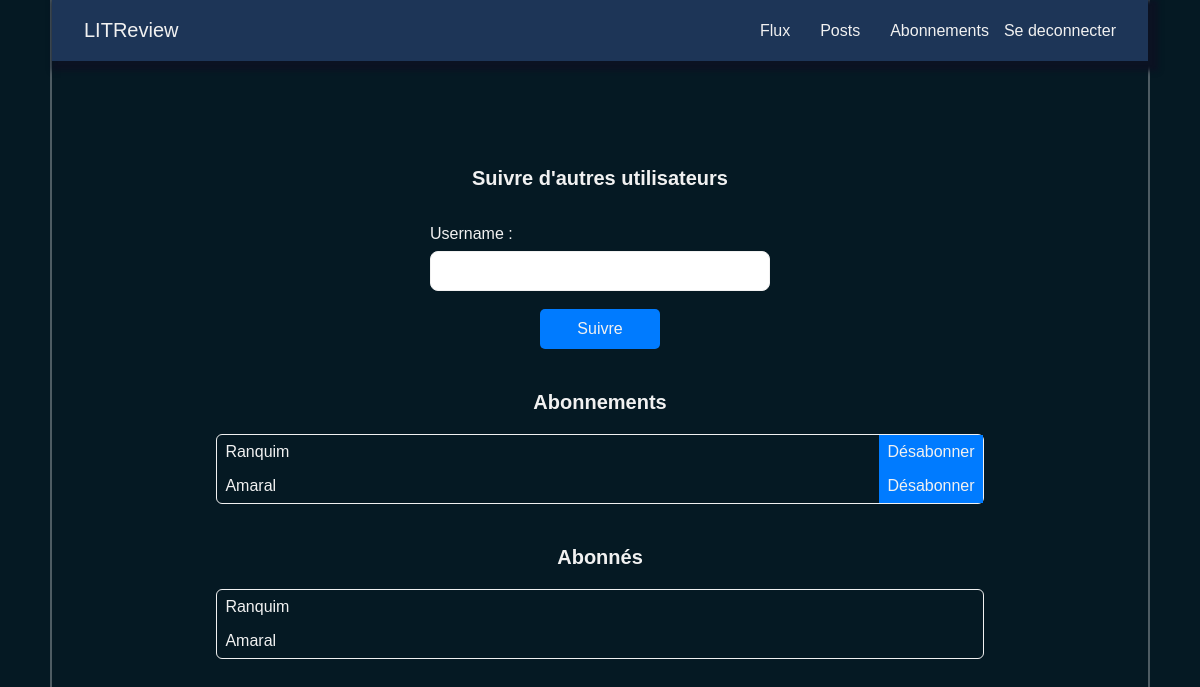
Before: /follower_user/ (signed in) with the older database file.
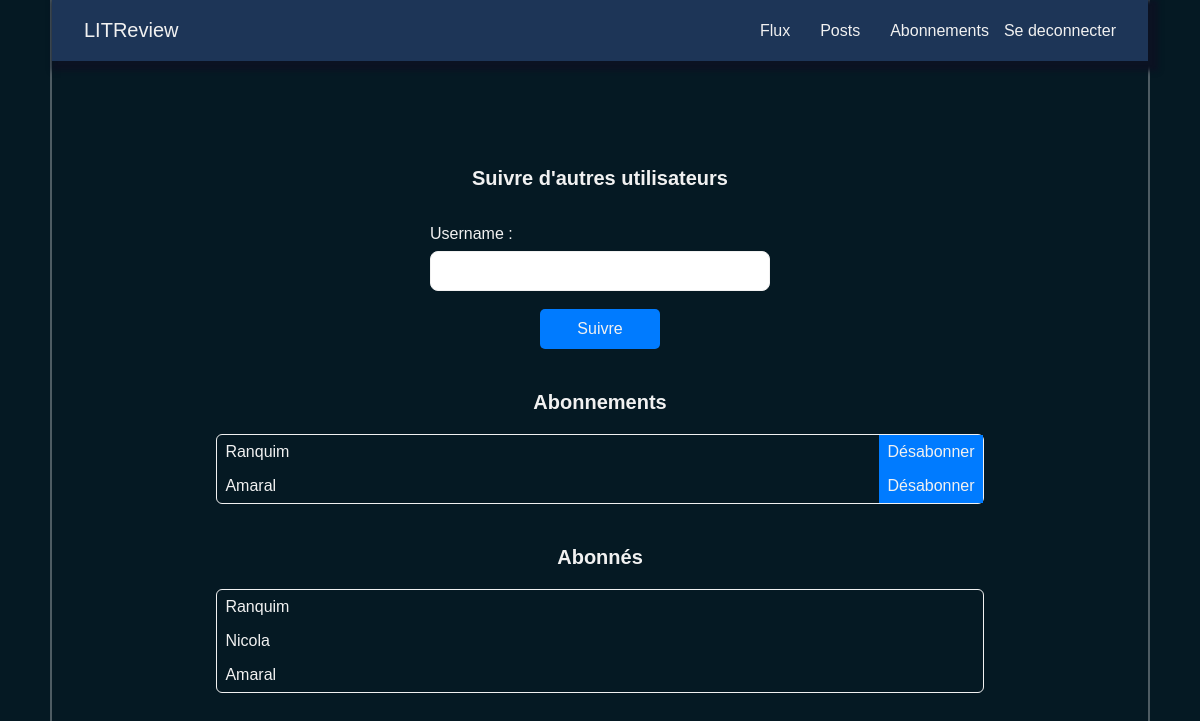
After: the same page with the newer database file.
### LITRevu/litrevu/models.py (models this page shows)
class UserFollows(models.Model):
    objects = None
    user = models.ForeignKey(settings.AUTH_USER_MODEL,
                             on_delete=models.CASCADE,
                             related_name='following')
    followed_user = models.ForeignKey(settings.AUTH_USER_MODEL,
                                      on_delete=models.CASCADE,
                                      related_name='followed_by')
    class Meta:
        unique_together = ('user', 'followed_user',)

### LITRevu/authentication/models.py (models this page shows)
class User(AbstractUser):
    CREATOR = 'CREATOR'
    SUBSCRIBER = 'SUBSCRIBER'
    ROLES_CHOICES = (
        (CREATOR, 'Createur'),
        (SUBSCRIBER, 'Abonné'),
    )
    profile_photo = models.ImageField(verbose_name='Photo de profile')
    role = models.CharField(max_length=30, choices=ROLES_CHOICES,
                            verbose_name='Rôle')

### LITRevu/litrevu/views.py (the view)
class FollowUserView(LoginRequiredMixin, CreateView):
    template_name = 'litrevu/follower_user.html'
    form_class = forms.FollowUserForm
    success_url = reverse_lazy('follower_user')
    def get_form_kwargs(self):
        kwargs = super(FollowUserView, self).get_form_kwargs()
        kwargs['user'] = self.request.user
        return kwargs
    def get_context_data(self, **kwargs):
        context = super().get_context_data(**kwargs)
        context['following'] = self.request.user.following.all()
        context['followed_users'] = self.request.user.followed_by.all()
        return context

### LITRevu/litrevu/forms.py (shortened to what this page needs)
class FollowUserForm(forms.ModelForm):
    username = forms.CharField(label='Username', max_length=100)
    class Meta:
        model = UserFollows
        fields = []
    def __init__(self, *args, **kwargs):
        self.user = kwargs.pop('user')
        super(FollowUserForm, self).__init__(*args, **kwargs)

### LITRevu/litrevu/templates/litrevu/follower_user.html (shortened to what this page needs)
{% extends "base.html" %}
{% block content %}
    <div class="container_followUser">
        <h2>Suivre d'autres utilisateurs</h2>
        <form method="post">
            {{ form.as_p }}
            <div class="button-content">
                <button type="submit">Suivre</button>
            </div>
        </form>
        <h2>Abonnements</h2>
        <ul>
            {% for user in following %}
                <div class="unfollow">
                    <li>{{ user.followed_user.username }}</li>
                    <a href="{% url 'unfollow_user' user_id=user.id %}">Désabonner</a>
                </div>
            {% endfor %}
        </ul>
        <h2>Abonnés</h2>
        <ul>
            {% for follower in followed_users %}
                <li>{{ follower.user.username }}</li>
            {% endfor %}
        </ul>
    </div>
{% endblock content %}

### LITRevu/templates/base.html (shortened to what this page needs)
{% load static %}
<html lang="en">
<head>
    <link rel="stylesheet" href="{% static 'app.css' %}">
</head>
<body>
    <div class="Content-menu-base">
      <nav class="title_page_base"><a href="{% url 'feed' %}">LITReview</a></nav>
      <div class="Content-menu-base_item">
        {% if user.is_authenticated %}
          <p><a href="{% url 'feed' %}">Flux</a></p>
          <p><a href="{% url 'page_post' %}">Posts</a></p>
          <p><a href="{% url 'follower_user' %}">Abonnements</a></p>
          <form method="post" action="{% url 'logout' %}">
            <div class="base_deconnecter">
              <button type="submit">Se deconnecter</button>
            </div>
          </form>
        {% endif %}
      </div>
    </div>
    <div class="main">
      {% block content %}{% endblock content %}
    </div>
</body>
</html>

### LITRevu/static/app.css (style rules this page uses)
body, html { color: #f1f1f1; margin: 0 auto; max-width: 1100px; background: #051923; border-right: 1px solid #f1f1f14f; border-left: 1px solid #f1f1f14f; font-family: Montserrat, Helvetica, sans-serif; }
.Content-menu-base { display: flex; align-items: center; justify-content: space-between; padding: 1.2rem 32px ; background-color: #1d3557; box-shadow: 5px 5px 5px 5px #0b1222; }
.Content-menu-base_item { display: flex; }
.Content-menu-base p a { color: #f1f1f1; margin: 0 15px; list-style: none; text-decoration: none; font-size: clamp(14px, 2vw, 16px); }
.title_page_base a { color: #f1f1f1; font-size: clamp(18px, 4vw, 20px); list-style: none; text-decoration: none; }
.base_deconnecter button { color: #f1f1f1; border: none; background: none; cursor: pointer; font-size: clamp(14px, 2vw, 16px); }
.delete_ticket h2, .container_login h2, .container_followUser h2, .contianer_createTicket h2, .contianer_create-review h2, .contianer_review h2 { text-align: center; padding: clamp(10px, 0%, 10px) 0 10px; font-size: clamp(16px, 2vw, 20px); }
#id_username, #id_password, .signup-containe, form p textarea, select, input { width: 340px; outline: none; margin: .5rem 0; padding: 10px 10px; border-radius: 8px; font-size: clamp(14px, 2vw, 16px); border: 1px solid #f1f1f1; }
.signup-button-content, .button-content { display: flex; justify-content: center; padding: clamp(10px, 0%, 20px) 0 0; }
.delete_ticket button, .container_followUser button, .contianer_createTicket button, .signup-button-content button, .contianer_review button, .contianer_create-review button, .container_login button { color: #f1f1f1; width: 120px; height: 40px; border: none; border-radius: 5px; background: #007bff; cursor: pointer; transition: .5s all; font-size: clamp(14px, 2vw, 16px); }
.container_followUser, .contianer_createTicket, .contianer_create-review, .contianer_review, .delete_ticket, .container_home { margin-top: 4rem; display: flex; flex-direction: column; align-items: center; justify-content: center; }
.container_home-item-ticket p, h2 { margin: 10px 0; }
.container_followUser form p label, .contianer_createTicket form p label, .contianer_create-review form p label, .contianer_review p label { display: flex; flex-direction: column; padding: 15px 0 0; }
.container_followUser h2 { margin-top: 2rem; }
.container_followUser ul { width: 70%; height: 20%; list-style: none; border-radius: 6px; border: 1px solid #f1f1f1; }
.container_followUser ul a { color: #f1f1f1; text-decoration: none; padding: 8px 8px; background: #007bff; transition: .5s all; }
.container_followUser ul li { padding: 8px 8px; }
.container_followUser .unfollow { display: flex; align-items: center; justify-content: space-between; }

Changed rows visible on the page:
added UserFollows: user.username "Nicola", shown under "Abonnés"
